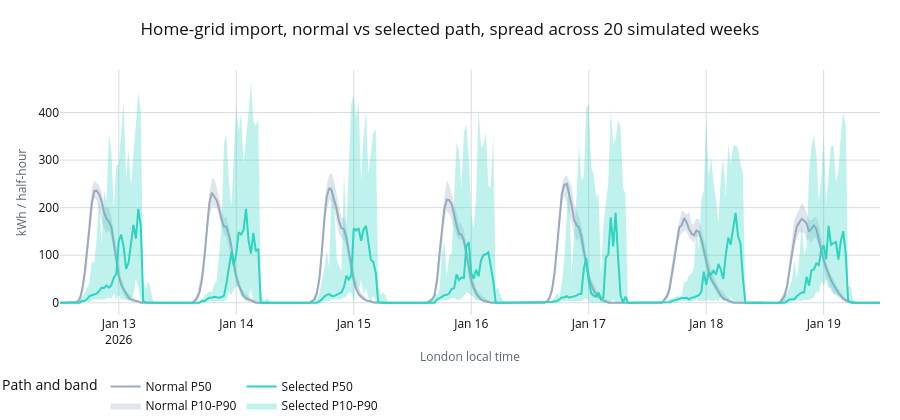

Source (notebook cell):
### Markdown cell above
### Normal vs selected fleet import

Both paths share the same population and the same 20 simulated weeks; only the selected path
follows the smart plans. Reading the *gap* between the two P50 lines as a "saving" would be
tempting but wrong for the reason section 5 sets out: each band is already a world-first percentile
of its own path, so subtracting percentiles does not equal the percentile of the per-world
difference. `cost_effect` (next) instead differences each world's own paired
normal/selected totals *before* looking across worlds.

### Code cell
import_figure = _band_figure(
    action.fleet_interval_bands,
    metric="home_grid_import_kwh",
    unit="kWh / half-hour",
    title="Home-grid import, normal vs selected path, spread across 20 simulated weeks",
    paths=(("normal", "Normal"), ("selected", "Selected")),
)
import_figure

### Figure 1 — Plotly figure (JSON) as saved in the notebook; plotly's stock layout.template omitted (floating-point values rounded to 4 significant figures; data arrays with more than 128 entries replaced by an {"elided": "..."} marker saying what was removed)
{"data": [{"hoverinfo": "skip", "line": {"width": 0}, "mode": "lines", "showlegend": false, "x": {"elided": "336 str values"}, "y": {"elided": "336 float values"}, "type": "scatter"}, {"fill": "tonexty", "fillcolor": "rgba(154,169,191,0.3)", "hoverinfo": "skip", "legendgroup": "Normal", "line": {"width": 0}, "mode": "lines", "name": "Normal P10-P90", "x": {"elided": "336 str values"}, "y": {"elided": "336 float values"}, "type": "scatter"}, {"customdata": {"elided": "336 str values"}, "hovertemplate": "Normal<br>%{x|%a %H:%M} London (%{customdata} UTC)<br>P50: %{y:.3f}<extra></extra>", "legendgroup": "Normal", "line": {"color": "#9AA9BF", "dash": "solid", "width": 2}, "mode": "lines", "name": "Normal P50", "x": {"elided": "336 str values"}, "y": {"elided": "336 float values"}, "type": "scatter"}, {"hoverinfo": "skip", "line": {"width": 0}, "mode": "lines", "showlegend": false, "x": {"elided": "336 str values"}, "y": {"elided": "336 float values"}, "type": "scatter"}, {"fill": "tonexty", "fillcolor": "rgba(45,212,191,0.3)", "hoverinfo": "skip", "legendgroup": "Selected", "line": {"width": 0}, "mode": "lines", "name": "Selected P10-P90", "x": {"elided": "336 str values"}, "y": {"elided": "336 float values"}, "type": "scatter"}, {"customdata": {"elided": "336 str values"}, "hovertemplate": "Selected<br>%{x|%a %H:%M} London (%{customdata} UTC)<br>P50: %{y:.3f}<extra></extra>", "legendgroup": "Selected", "line": {"color": "#2DD4BF", "dash": "solid", "width": 2}, "mode": "lines", "name": "Selected P50", "x": {"elided": "336 str values"}, "y": {"elided": "336 float values"}, "type": "scatter"}], "layout": {"margin": {"l": 60, "r": 20, "t": 70, "b": 50}, "title": {"text": "Home-grid import, normal vs selected path, spread across 20 simulated weeks"}, "xaxis": {"title": {"text": "London local time"}}, "yaxis": {"title": {"text": "kWh / half-hour"}}, "legend": {"title": {"text": "Path and band"}}, "height": 420, "paper_bgcolor": "#FFFFFF", "plot_bgcolor": "#FFFFFF"}}
